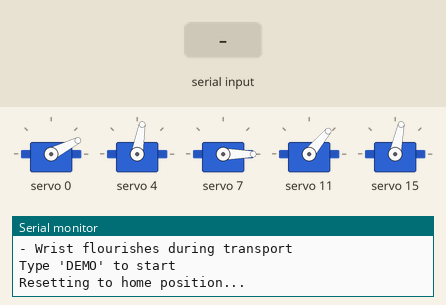
The sketch below on a simulated Arduino Uno, built with avr-gcc and run on an emulated ATmega328P. Shown: 5 × servo, the last lines printed to the serial monitor. The test bench sets the inputs (shaded band).

Above: at 1.2 s.
1.3 s: "DEMO\n" received over Serial
At 2.57 s:
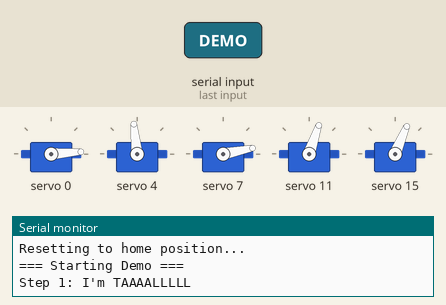
At 16.2 s:
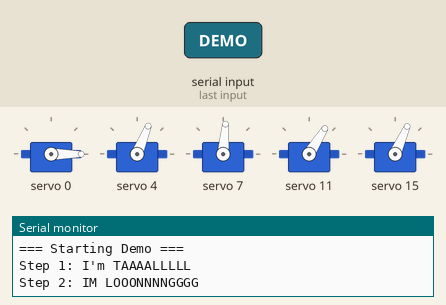
Timing chart, 0 to 21.6 s (numbered marks = the images above; inputs shaded):
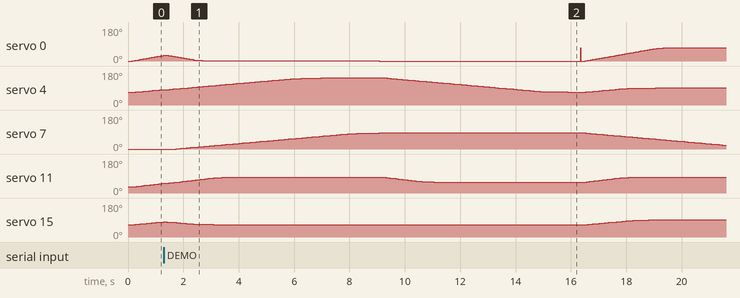

Measured:
- by itself, servo 7: rises from 0° to 85° in 7.3 s, then falls to 20° in 12.5 s

The sketch:

tall_BOI.ino
```cpp
#include <Wire.h>
#include <Adafruit_PWMServoDriver.h>

// ===== Configuration =====
#define SERVO_COUNT 5
const byte servoChannels[] = {0, 4, 7, 11, 15};
const char* servoNames[] = {"Base", "Shoulder", "Elbow", "Wrist", "Gripper"};

// Servo Config: {minPulse, maxPulse, minAngle, maxAngle, speedFactor}
const float servoConfig[SERVO_COUNT][5] = {
  {135, 495, 0, 180, 1.1},    // Base
  {175, 500, -60, 90, 0.5},   // Shoulder
  {90, 480, 0, 270, 0.75},     // Elbow
  {215, 480, 0, 180, 1.0},    // Wrist (higher speed for flourishes)
  {300, 440, 0, 90, 0.7}      // Gripper
};

// Motion Control
#define MOVEMENT_CYCLE_MS 5    // 50Hz control
#define BASE_SPEED 30           // Reduced speed for smoother motion
#define ACCEL_TIME_MS 300       // Smoother acceleration
#define DECEL_DISTANCE 10       // Gentler braking
#define ANGLE_TOLERANCE 1.5

Adafruit_PWMServoDriver pwm;

struct ServoState {
  float currentAngle;
  float targetAngle;
  float speedFactor; // Individual speed adjustment
  bool isMoving;
};

ServoState servoStates[SERVO_COUNT];
const float homeAngles[SERVO_COUNT] = {90, 30, 60, 90, 45}; // Updated return position

// ===== Enhanced Pick & Place Sequence =====
const struct {
  float targets[SERVO_COUNT]; // B, S, E, W, G
  unsigned int duration;       // Corrected member name
  unsigned int holdTime;
  const char* description;
} demoSteps[] = {
  // Pick Sequence (Base 0°, Shoulder 30°, Elbow 100°)
  {{  0, 90, 180, 90, 0}, 1000, 0, "I'm TAAAALLLLL"},
  {{  0, 0, 180, 45, 0}, 800,  0, "IM LOOONNNNGGGG"},
  {{ 90, 30, 30, 90,  45}, 1500, 0, "Return home"}
};

int currentStep = 0;
unsigned long stepStartTime = 0;
bool demoRunning = false;

void setup() {
  Serial.begin(115200);
  pwm.begin();
  pwm.setPWMFreq(60);

  // Initialize speed factors
  for(int i=0; i<SERVO_COUNT; i++){
    servoStates[i].speedFactor = servoConfig[i][4];
  }

  Serial.println("\n=== Enhanced Pick & Place Demo ===");
  Serial.println("Key Features:");
  Serial.println("- Smooth coordinated movements");
  Serial.println("- Multiple servos moving simultaneously");
  Serial.println("- Wrist flourishes during transport");
  Serial.println("\nType 'DEMO' to start");

  resetAllServos();
}

void loop() {
  static unsigned long lastUpdate = 0;

  if(Serial.available()){
    String input = Serial.readStringUntil('\n');
    input.trim();
    if(input.equalsIgnoreCase("DEMO") && !demoRunning){
      startDemo();
    }
  }

  if(millis() - lastUpdate >= MOVEMENT_CYCLE_MS){
    lastUpdate = millis();

    if(demoRunning){
      runDemoSequence();
    }

    updateAllServos();
  }
}

void startDemo() {
  Serial.println("\n=== Starting Demo ===");
  demoRunning = true;
  currentStep = 0;
  stepStartTime = millis();
  executeStep(currentStep);
}

void runDemoSequence() {
  unsigned long elapsed = millis() - stepStartTime;
  uint16_t totalStepTime = demoSteps[currentStep].duration + demoSteps[currentStep].holdTime; // Corrected member name

  if(elapsed >= totalStepTime){
    if(checkStepCompletion()){
      currentStep++;
      if(currentStep >= sizeof(demoSteps)/sizeof(demoSteps[0])){
        endDemo();
        return;
      }
      stepStartTime = millis();
      executeStep(currentStep);
    }
  }
}

void executeStep(int step) {
  Serial.print("\nStep ");
  Serial.print(step+1);
  Serial.print(": ");
  Serial.println(demoSteps[step].description);

  for(int i=0; i<SERVO_COUNT; i++){
    startServoMovement(i, demoSteps[step].targets[i]);
  }
}

void startServoMovement(byte servoNum, float targetAngle) {
  targetAngle = constrain(targetAngle, servoConfig[servoNum][2], servoConfig[servoNum][3]);
  servoStates[servoNum].targetAngle = targetAngle;
  servoStates[servoNum].isMoving = true;

  int pulse = map(targetAngle,
                servoConfig[servoNum][2], servoConfig[servoNum][3],
                servoConfig[servoNum][0], servoConfig[servoNum][1]);
  pwm.setPWM(servoChannels[servoNum], 0, pulse);
}

void updateAllServos() {
  for(byte i=0; i<SERVO_COUNT; i++){
    if(servoStates[i].isMoving){
      updateServoPosition(i);
    }
  }
}

void updateServoPosition(byte servoNum) {
  float current = servoStates[servoNum].currentAngle; // Corrected variable name
  float target = servoStates[servoNum].targetAngle;
  float remaining = abs(target - current);

  if(remaining <= ANGLE_TOLERANCE){
    servoStates[servoNum].currentAngle = target;
    servoStates[servoNum].isMoving = false;
    return;
  }

  // Enhanced movement calculation
  float effectiveSpeed = BASE_SPEED * servoStates[servoNum].speedFactor;
  float step = (effectiveSpeed * MOVEMENT_CYCLE_MS) / 1000.0;

  // Acceleration curve
  unsigned long moveElapsed = millis() - stepStartTime;
  if(moveElapsed < ACCEL_TIME_MS){
    step *= smoothAccelCurve((float)moveElapsed/ACCEL_TIME_MS);
  }

  // Deceleration curve
  if(remaining <= DECEL_DISTANCE){
    step *= smoothDecelCurve(remaining/DECEL_DISTANCE);
  }

  servoStates[servoNum].currentAngle += (target > current) ? step : -step;
  servoStates[servoNum].currentAngle = constrain(servoStates[servoNum].currentAngle,
                                               servoConfig[servoNum][2],
                                               servoConfig[servoNum][3]);

  // Update PWM
  int pulse = map(servoStates[servoNum].currentAngle,
                 servoConfig[servoNum][2], servoConfig[servoNum][3],
                 servoConfig[servoNum][0], servoConfig[servoNum][1]);
  pwm.setPWM(servoChannels[servoNum], 0, pulse);
}

// Smooth easing functions
float smoothAccelCurve(float t) {
  return t < 0.5 ? 2*t*t : 1-(2*(1-t)*(1-t));
}

float smoothDecelCurve(float t) {
  return 0.5*(1+sin(PI*(t-0.5)));
}

bool checkStepCompletion() {
  for(byte i=0; i<SERVO_COUNT; i++){
    if(abs(servoStates[i].currentAngle - servoStates[i].targetAngle) > ANGLE_TOLERANCE){
      return false;
    }
  }
  return true;
}

void resetAllServos() {
  Serial.println("Resetting to home position...");
  for(byte i=0; i<SERVO_COUNT; i++){
    startServoMovement(i, homeAngles[i]);
  }
}

void endDemo() {
  Serial.println("\nDemo complete!");
  demoRunning = false;
  resetAllServos();
}
```
